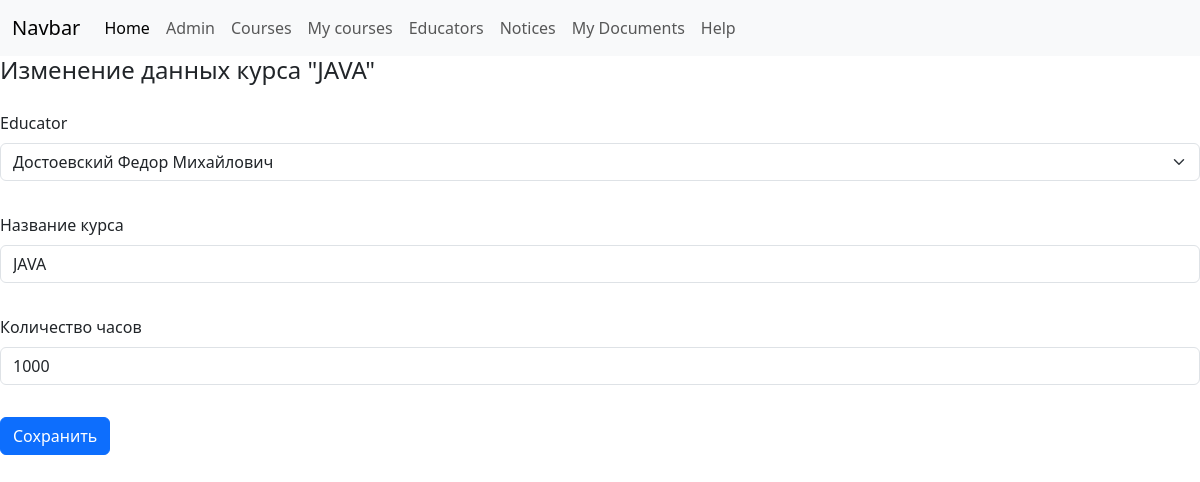
The app's page /courses/9/update/, older data.
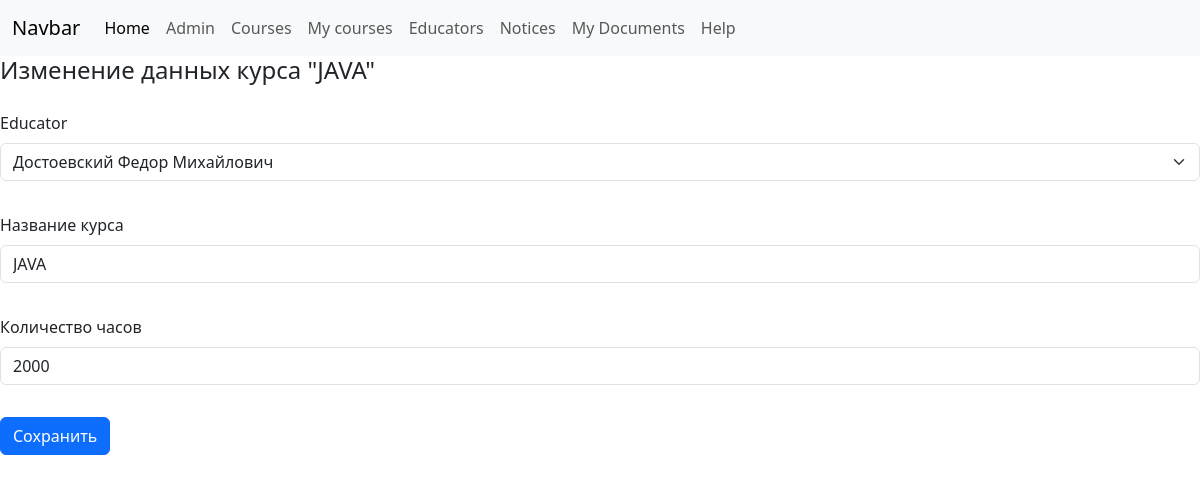
The same page, newer data.
### userside/models.py (models this page shows)
class course(models.Model):
    educator = models.ForeignKey('userside.educator', on_delete=models.CASCADE, null=True, blank=True,
                                 related_name='courses')
    name = models.CharField('Название курса', max_length=128)
    length_of_time = models.IntegerField('Количество часов', blank=True, null=True)
    class Meta:
        ordering = ['name']
        verbose_name = 'Курс'
        verbose_name_plural = 'Курсы'
    def __str__(self):
        return self.name

### userside/views.py (the view, shortened to what this page needs)
# urls.py: path('courses/<int:pk>/update/', userside.views.CourseUpdate.as_view(), name='course_update'),
class CourseUpdate(TitleMixin, UpdateView):
    model = userside.models.course
    form_class = userside.forms.Course
    def get_title(self):
        return f'Изменение данных курса "{str(self.get_object())}"'

### userside/forms.py
class Course(forms.ModelForm):
    class Meta:
        model = userside.models.course
        fields = '__all__'

### userside/models.py (called while the page is built)
    def __str__(self):
        return self.name

### userside/views.py (called while the page is built)
    def get_context_data(self, **kwargs):
        context = super().get_context_data()
        context['title'] = self.get_title()
        return context

### userside/templates/userside/course_form.html
{% extends 'userside/index.html' %}
{% load bootstrap5 %}
{% block content %}
<form class="row g-3" method="post" style="margin-top: 10px">{% csrf_token %}
    {% bootstrap_form form layout='horizontal' %}
    <div class="col-auto">
        <button type="submit" class="btn btn-primary mb-3">Сохранить</button>
    </div>
</form>
{% endblock %}

Row changes from the older to the newer data that the page shows:
changed course "Достоевский Федор Михайлович": length_of_time "1000" → "2000"
